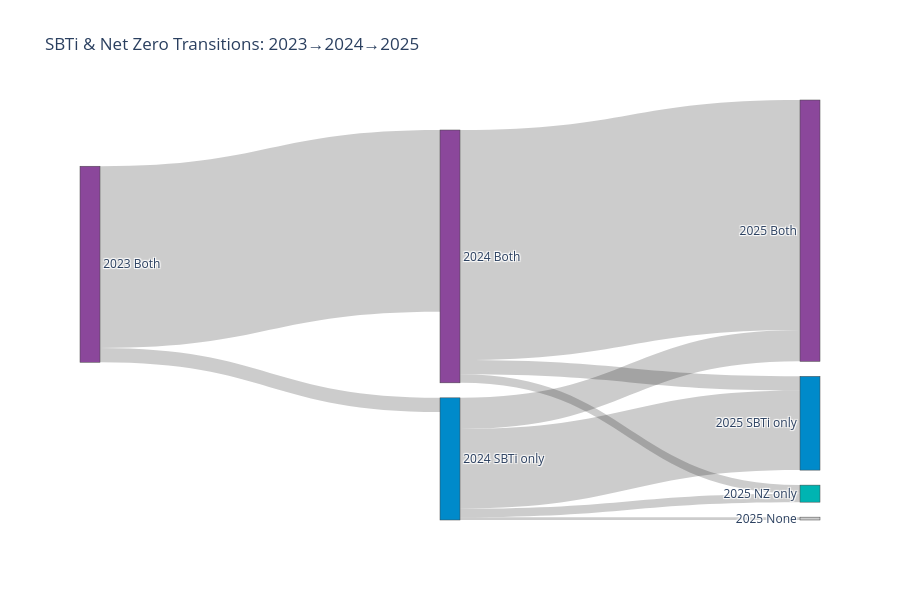

Notebook cell for this chart:
### Code cell
import plotly.graph_objects as go

years = ['2023', '2024', '2025']
nodes = []
node_colors = []

for year in years:
    nodes.extend([f'{year} None', f'{year} SBTi only', f'{year} NZ only', f'{year} Both'])
    node_colors.extend(['#cccccc', '#008ACA', '#00B4B2', '#8B479B'])

source = []
target = []
value = []

for i in range(len(years) - 1):
    curr_year = years[i]
    next_year = years[i + 1]
    
    transitions = portfolio.groupby([f'{curr_year} sbti nt', f'{curr_year} nz', 
                                      f'{next_year} sbti nt', f'{next_year} nz']).size().reset_index(name='count')
    
    for _, row in transitions.iterrows():
        if row[f'{curr_year} sbti nt'] == '-' or row[f'{next_year} sbti nt'] == '-':
            continue
        if row[f'{curr_year} nz'] == '-' or row[f'{next_year} nz'] == '-':
            continue
            
        sbti_c, nz_c = row[f'{curr_year} sbti nt'], row[f'{curr_year} nz']
        sbti_n, nz_n = row[f'{next_year} sbti nt'], row[f'{next_year} nz']
        
        src_state = 0 if sbti_c=='0' and nz_c=='0' else (1 if sbti_c=='1' and nz_c=='0' else (2 if sbti_c=='0' and nz_c=='1' else 3))
        tgt_state = 0 if sbti_n=='0' and nz_n=='0' else (1 if sbti_n=='1' and nz_n=='0' else (2 if sbti_n=='0' and nz_n=='1' else 3))
        
        source.append(i * 4 + src_state)
        target.append((i + 1) * 4 + tgt_state)
        value.append(row['count'])

fig = go.Figure(data=[go.Sankey(
    node=dict(pad=15, thickness=20, label=nodes, color=node_colors),
    link=dict(source=source, target=target, value=value)
)])

fig.update_layout(title_text="SBTi & Net Zero Transitions: 2023→2024→2025", height=600)
fig.write_html(r'C:\Users\AniyaBagheri\GF500_research_perliminary_data_analysis\comparative analysis\sbti_nz_yearly.html')
fig.show()

### Figure 1 — Plotly figure (JSON) as saved in the notebook; plotly's stock layout.template omitted (floating-point values rounded to 4 significant figures)
{"data": [{"link": {"source": [3, 3, 5, 5, 5, 5, 7, 7, 7], "target": [5, 7, 8, 10, 9, 11, 10, 9, 11], "value": [5, 64, 1, 3, 28, 11, 3, 5, 81]}, "node": {"color": ["#cccccc", "#008ACA", "#00B4B2", "#8B479B", "#cccccc", "#008ACA", "#00B4B2", "#8B479B", "#cccccc", "#008ACA", "#00B4B2", "#8B479B"], "label": ["2023 None", "2023 SBTi only", "2023 NZ only", "2023 Both", "2024 None", "2024 SBTi only", "2024 NZ only", "2024 Both", "2025 None", "2025 SBTi only", "2025 NZ only", "2025 Both"], "pad": 15, "thickness": 20}, "type": "sankey"}], "layout": {"height": 600, "title": {"text": "SBTi & Net Zero Transitions: 2023→2024→2025"}}}
